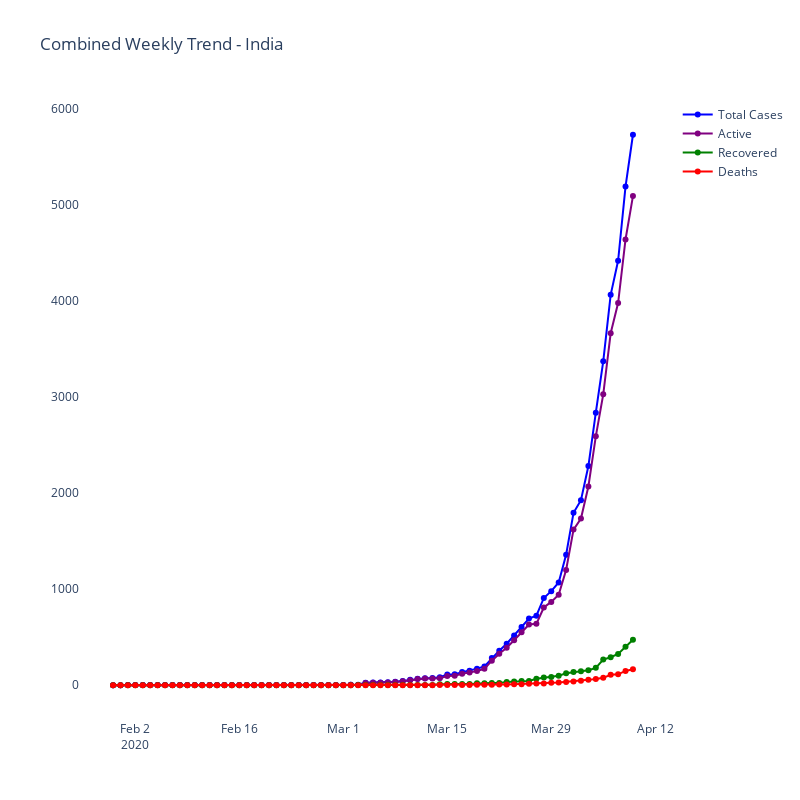

Here is the notebook cell this chart was saved with:
### Markdown cell above
### Combined Weekly Trend - India

### Code cell
fig = go.Figure()
fig.add_trace(go.Scatter(x=date_wise_data['Date'], y=date_wise_data['Confirmed'],
                    mode='lines+markers',marker_color='blue',name='Total Cases'))

fig.add_trace(go.Scatter(x=date_wise_data['Date'],y=date_wise_data['Active'], 
                mode='lines+markers',marker_color='purple',name='Active'))

fig.add_trace(go.Scatter(x=date_wise_data['Date'], y=date_wise_data['Recovered'],
                mode='lines+markers',marker_color='green',name='Recovered'))

fig.add_trace(go.Scatter(x=date_wise_data['Date'], y=date_wise_data['Deaths'], 
                mode='lines+markers',marker_color='red',name='Deaths'))

fig.update_layout(title_text='Combined Weekly Trend - India',plot_bgcolor='rgb(275, 270, 273)',width=800, height=800)
fig.show()
